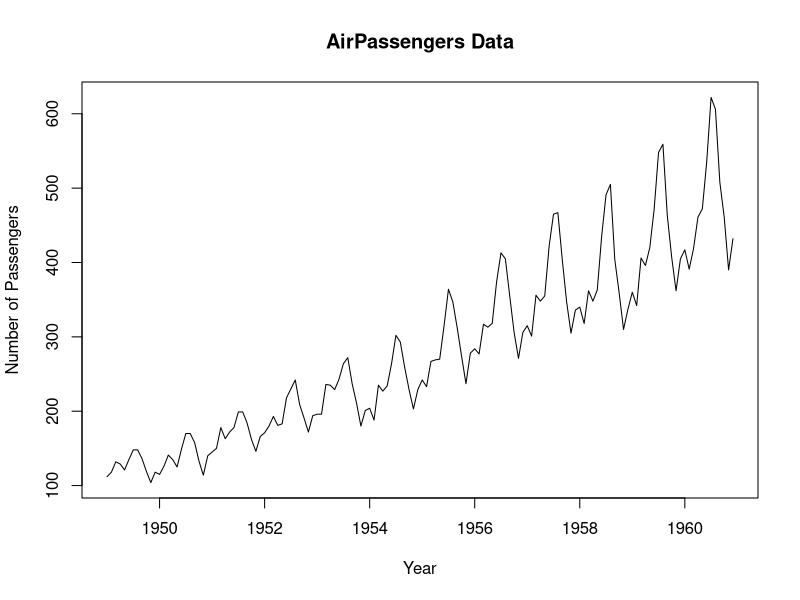
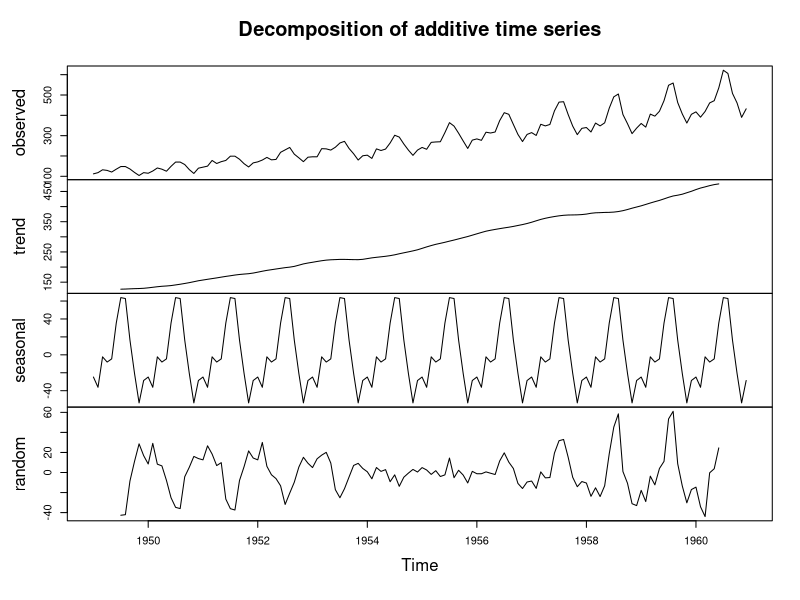
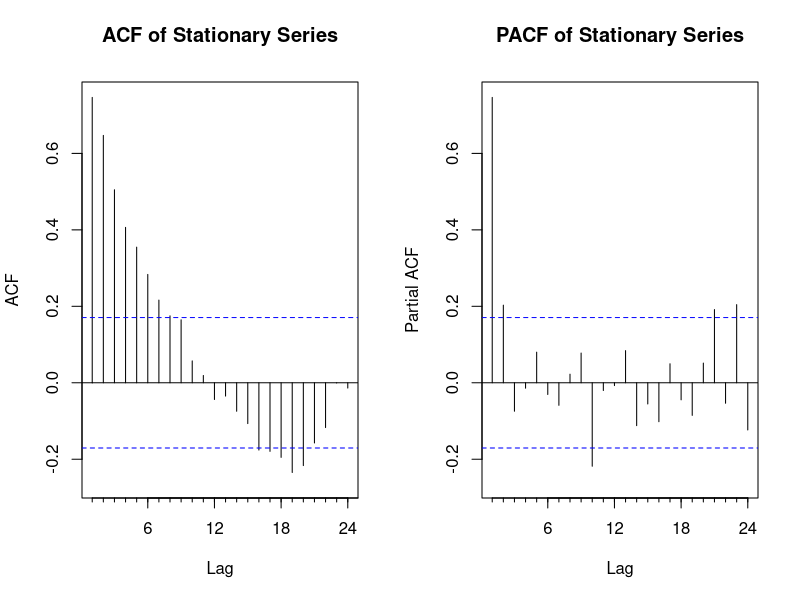
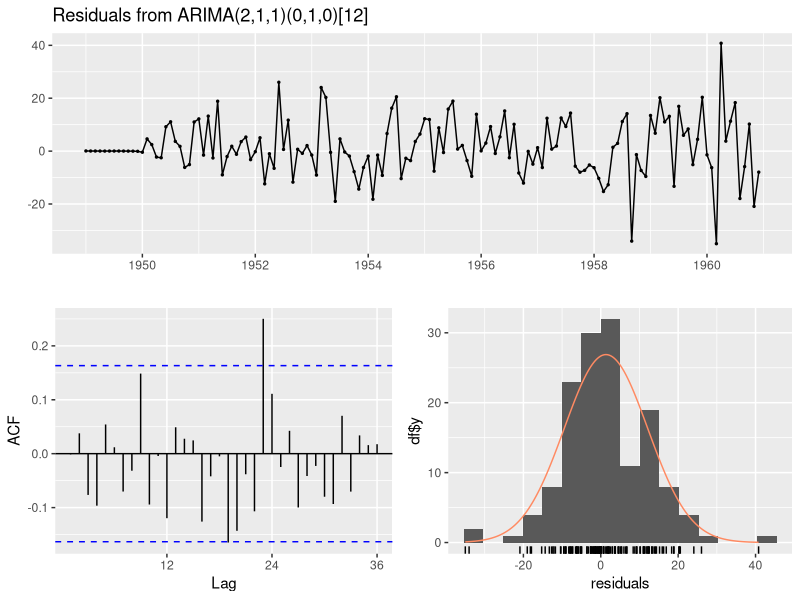
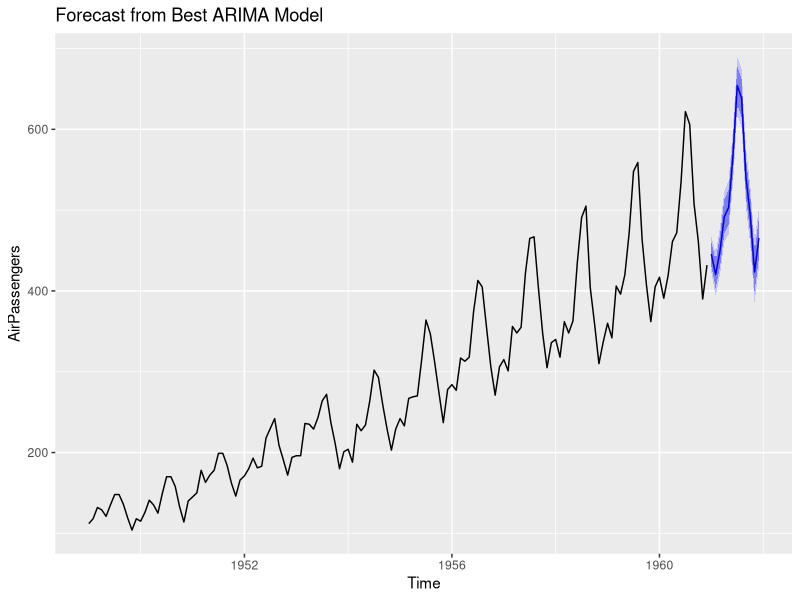
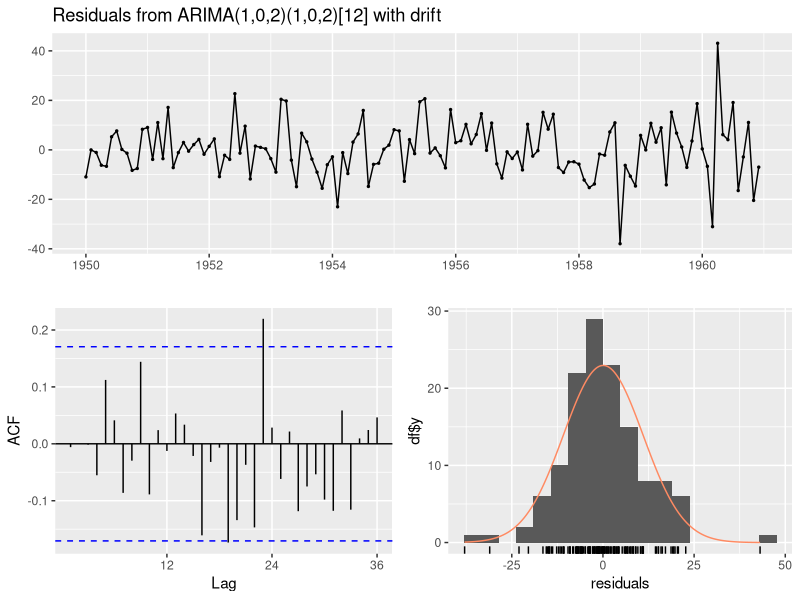
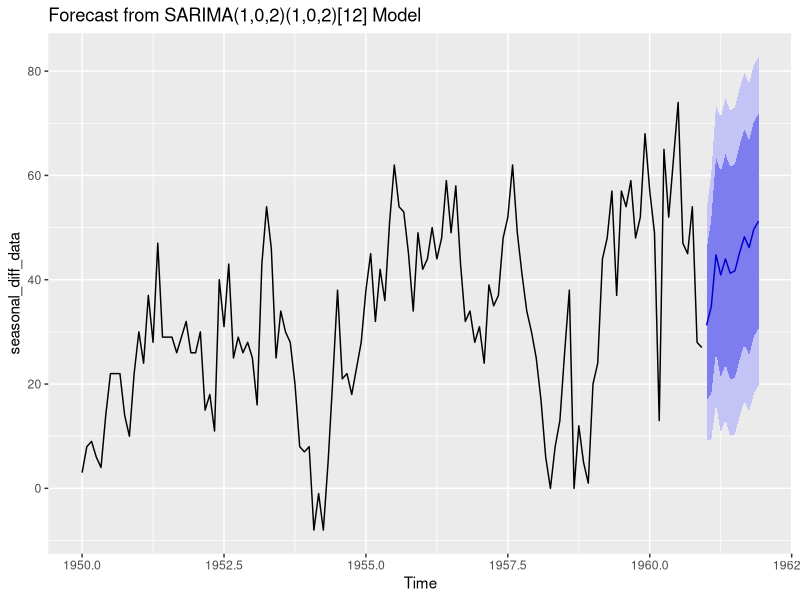

Source code (R) for these figures, in order:
## ---- chunk 1
knitr::opts_chunk$set(echo = TRUE)
## ---- chunk 2
#Libraries
library(datasets)
library(tseries)
library(forecast)
library(tidyverse)
## ---- chunk 3
# Load the AirPassengers data
data("AirPassengers")

# Print the first few rows of the dataset
head(AirPassengers)
#?AirPassengers
## ---- chunk 4
# Plot the AirPassengers data
plot(AirPassengers, main = "AirPassengers Data", ylab = "Number of Passengers", xlab = "Year")
## ---- chunk 5
# Decompose the time series
decomposed <- decompose(AirPassengers)
plot(decomposed)
## ---- chunk 6
# Perform a stationarity test (Augmented Dickey-Fuller test)
adf.test(AirPassengers)
## ---- chunk 7
#Apply seasonal differencing 
seasonal_diff_data <- diff(AirPassengers, lag = 12)  # Seasonal differencing with lag of 12

# Check if differencing has made the series stationary
adf.test(seasonal_diff_data)
## ---- chunk 8
# Plot ACF and PACF for the differenced series
par(mfrow = c(1, 2)) # Set up the plotting area to display two plots side by side
Acf(seasonal_diff_data, main = "ACF of Stationary Series")
Pacf(seasonal_diff_data, main = "PACF of Stationary Series")
## ---- chunk 9
# Fit the ARMA(1, 2) model
arma_model <- Arima(seasonal_diff_data, order=c(1, 0, 2))

# Display the model summary
summary(arma_model)

## ---- chunk 10
# Automatically fit the best ARIMA model
best_model <- auto.arima(AirPassengers)

# Display the model summary
summary(best_model)

## ---- chunk 11
# Check residuals of the fitted model
checkresiduals(best_model)

## ---- chunk 12
# Forecast using the best ARIMA model
forecasted_values <- forecast(best_model, h=12)  # Forecast for the next 12 months

# Plot the forecast
autoplot(forecasted_values) + ggtitle("Forecast from Best ARIMA Model")

## ---- chunk 13
# Fit a Seasonal ARIMA model with seasonal period 12
sarima_model <- Arima(seasonal_diff_data, order=c(1, 0, 2), seasonal=c(1, 0, 2), include.drift=TRUE)

# Display the model summary
summary(sarima_model)

## ---- chunk 14
# Check residuals
checkresiduals(sarima_model)
## ---- chunk 15
# Plot forecast
forecasted_values_sarima <- forecast(sarima_model, h=12)
autoplot(forecasted_values_sarima) + ggtitle("Forecast from SARIMA(1,0,2)(1,0,2)[12] Model")
## ---- chunk 16
# Compare AIC/BIC
AIC(best_model, sarima_model)
BIC(best_model, sarima_model)

